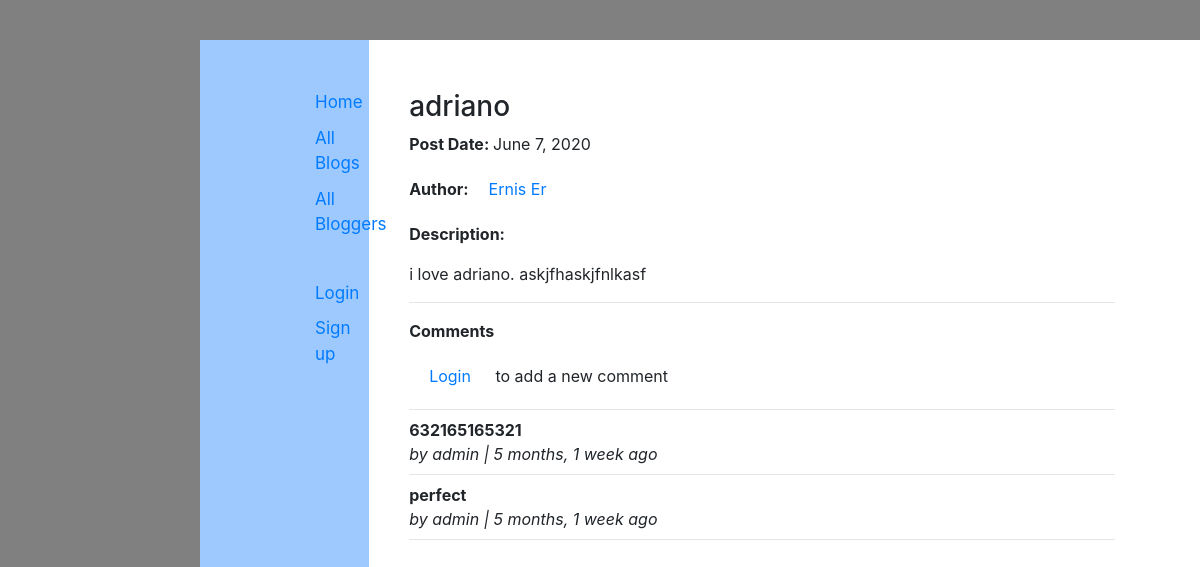
The app's page /catalog/blog/1 with its own data.
### catalog/models.py (models this page shows, shortened)
class Blog(models.Model):
    title = models.CharField(max_length = 200)
    post_date = models.DateField( default = date.today)
    author = models.ForeignKey(Blogger, on_delete = models.SET_NULL, null = True)
    description = models.TextField(max_length = 2000, help_text = "Enter your text here.")
    class Meta:
        ordering = ["-post_date"]

class Blogger(models.Model):
    user = models.OneToOneField(User, primary_key=True, on_delete = models.CASCADE)
    first_name = models.CharField(max_length=100, blank=True)
    last_name = models.CharField(max_length=100, blank=True)
    email = models.EmailField(max_length=150, default=False)
    bio = models.TextField(max_length = 500, help_text = "Enter your bio here.")
    class Meta:
        ordering = [ 'user','bio']
    def get_full_name(self):
        return self.user.first_name + ' ' + self.user.last_name

class Comment(models.Model):
    author = models.ForeignKey(User,  on_delete = models.SET_NULL, null=True, default = False)
    body = models.TextField(max_length = 160, null = False, blank = False)
    post_date = models.DateTimeField(auto_now_add = True)
    post = models.ForeignKey(Blog,  on_delete = models.CASCADE, related_name = 'comments', null = True)
    class Meta:
        ordering = ["-post_date"]

### catalog/views.py (the view)
# urls.py: path('blog/<int:pk>', views.BlogDetailView.as_view(), name = 'blog-detail'),
class BlogDetailView( generic.DetailView):
    model = Blog

### catalog/templates/catalog/blog_detail.html (shortened to what this page needs)
{% extends "base_generic.html" %}
{% block content %}
<h3>{{ blog.title}}</h3>
<p><strong>Post Date: </strong>{{ blog.post_date}}</p>
<p><strong>Author:</strong><a href="{% url 'blogger-detail' blog.author.pk %}">{{ blog.author.get_full_name }}</a></p>
<p><strong>Description:</strong></p>
<p>{{blog.description}}</p>
<hr/>
<p><strong>Comments</strong></p>
{% if request.user.is_authenticated %}
<p><a href="{% url 'add-comment' blog.pk %}">Add comment</a></p>
{% else %}
<p><a href="{% url 'login'%}?next={{request.path}}">Login </a> to add a new comment</p>
{% endif %}
<hr>
{% for comment in blog.comments.all %}
    <blockquote>
        <p style="line-height: 0.50;"><strong>{{ comment.body}}</strong></p>
        <footer style="line-height: 0.50;"><i> by {{ comment.author }} | {{ comment.post_date |timesince }} ago</i></footer>
    </blockquote>
    <hr/>
{% empty %}
    <p>No comments here yet :(</p>
{% endfor %}
{%endblock%}

### records on screen
Blog: title "adriano", post_date "June 7, 2020", author.get_full_name "Ernis Er", description "i love adriano. askjfhaskjfnlkasf"
Comment: body "632165165321", author "admin", post_date "5 months, 1 week"
Comment: body "perfect", author "admin", post_date "5 months, 1 week"
